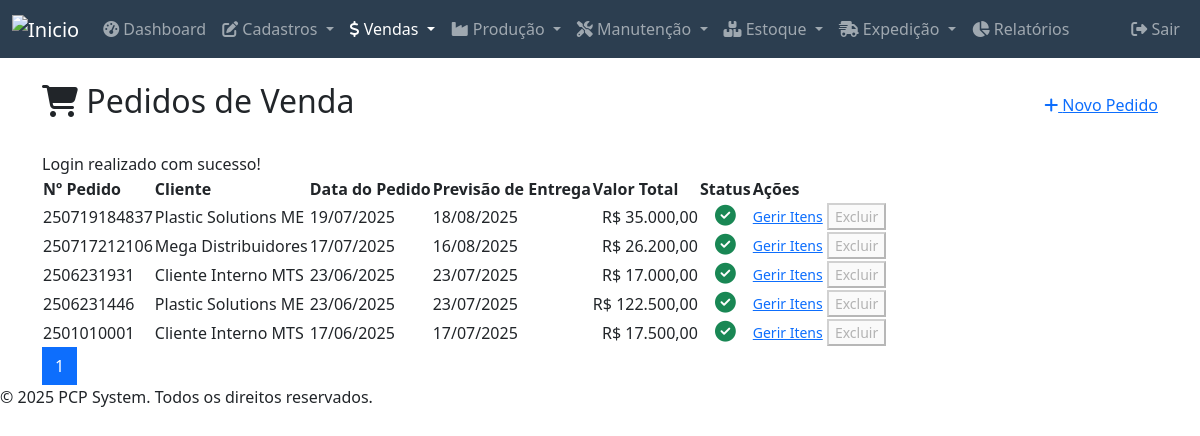
Page /modules/pedidos_venda/index.php (signed in) on the committed database.
### tables this page shows
CREATE TABLE `pedidos_venda` (
  `id` int(11) NOT NULL,
  `cliente_id` int(11) NOT NULL,
  `numero_pedido` varchar(50) DEFAULT NULL,
  `data_pedido` date NOT NULL,
  `data_previsao_entrega` date DEFAULT NULL,
  `data_entrega` datetime DEFAULT NULL,
  `status` enum('Aguardando Itens','Aguardando Aprovacao','Aprovado','Em Producao','Concluido','Cancelado') NOT NULL DEFAULT 'Aguardando Itens',
  `valor_total` decimal(10,2) NOT NULL DEFAULT 0.00,
  `observacoes` text DEFAULT NULL,
  `created_at` timestamp NOT NULL DEFAULT current_timestamp(),
  `updated_at` timestamp NOT NULL DEFAULT current_timestamp() ON UPDATE current_timestamp(),
  `deleted_at` datetime DEFAULT NULL
);

CREATE TABLE `fornecedores_clientes_lookup` (
  `id` int(11) NOT NULL,
  `nome` varchar(100) NOT NULL,
  `tipo` enum('fornecedor','cliente','ambos') DEFAULT 'fornecedor',
  `cnpj` varchar(18) DEFAULT NULL,
  `contato` varchar(100) DEFAULT NULL,
  `email` varchar(100) DEFAULT NULL,
  `telefone` varchar(20) DEFAULT NULL,
  `endereco` text DEFAULT NULL,
  `observacoes` text DEFAULT NULL,
  `deleted_at` datetime DEFAULT NULL
);

### public_html/modules/pedidos_venda/index.php (the view, shortened to what this page needs)
<?php
require_once __DIR__ . '/../../includes/header.php';
$conn = connectDB();
$items_per_page = 15;
$current_page = isset($_GET['page']) ? (int)$_GET['page'] : 1;
$offset = ($current_page - 1) * $items_per_page;
$total_items = $conn->query("SELECT COUNT(*) AS total FROM pedidos_venda WHERE deleted_at IS NULL")->fetch_assoc()['total'];
$total_pages = ceil($total_items / $items_per_page);
$sql = "SELECT pv.*, fc.nome as cliente_nome
        FROM pedidos_venda pv
        JOIN fornecedores_clientes_lookup fc ON pv.cliente_id = fc.id
        WHERE pv.deleted_at IS NULL
        ORDER BY pv.id DESC
        LIMIT ? OFFSET ?";
$pedidos = $conn->execute_query($sql, [$items_per_page, $offset])->fetch_all(MYSQLI_ASSOC);
?>
<div class="container mt-4">
    <div class="d-flex justify-content-between align-items-center mb-4">
        <h2><i class="fas fa-shopping-cart"></i> Pedidos de Venda</h2>
        <a href="adicionar.php" class="button add"><i class="fas fa-plus"></i> Novo Pedido</a>
    </div>
    <?php if (isset($_SESSION['message'])): ?>
    <div class="message <?php echo htmlspecialchars($_SESSION['message_type']); ?>">
        <?php echo $_SESSION['message']; ?>
    </div>
    <?php endif; ?>
    <table>
        <thead>
            <tr>
                <th>Nº Pedido</th>
                <th>Cliente</th>
                <th>Data do Pedido</th>
                <th>Previsão de Entrega</th>
                <th>Valor Total</th>
                <th>Status</th>
                <th>Ações</th>
            </tr>
        </thead>
        <tbody>
            <?php foreach ($pedidos as $pedido): ?>
                <tr>
                    <td><?php echo htmlspecialchars($pedido['numero_pedido']); ?></td>
                    <td><?php echo htmlspecialchars($pedido['cliente_nome']); ?></td>
                    <td><?php echo date('d/m/Y', strtotime($pedido['data_pedido'])); ?></td>
                    <td><?php echo $pedido['data_previsao_entrega'] ? date('d/m/Y', strtotime($pedido['data_previsao_entrega'])) : 'N/A'; ?></td>
                    <td class="text-end">R$ <?php echo number_format($pedido['valor_total'], 2, ',', '.'); ?></td>
                    <td class="text-center">
                        <?php
                        if ($pedido['status'] === 'Concluido') {
                            echo '<i class="fas fa-check-circle text-success" title="Concluído" style="font-size: 1.3em;"></i>';
                        } elseif ($pedido['status'] === 'Cancelado') {
                            echo '<i class="fas fa-times-circle text-danger" title="Cancelado" style="font-size: 1.3em;"></i>';
                        } elseif ($pedido['status'] === 'Aprovado') {
                            echo '<i class="fas fa-thumbs-up text-primary" title="Aprovado" style="font-size: 1.3em;"></i>';
                        } else {
                            echo '<span class="status-' . strtolower(str_replace(' ', '-', htmlspecialchars($pedido['status']))) . '">' . htmlspecialchars($pedido['status']) . '</span>';
                        }
                        ?>
                    </td>
                    <td>
                        <a href="editar.php?id=<?php echo $pedido['id']; ?>" class="button small">Gerir Itens</a>
                        <?php
                        $is_deletable = !in_array($pedido['status'], ['Concluido', 'Cancelado']);
                        ?>
                        <button class="button delete small" <?php echo $is_deletable ? '' : 'disabled'; ?> onclick="showDeleteModal('pedidos_venda', <?php echo $pedido['id']; ?>)">Excluir</button>
                    </td>
                </tr>
            <?php endforeach; ?>
        </tbody>
    </table>
    <div class="pagination">
        <?php for ($i = 1; $i <= $total_pages; $i++): ?>
            <a href="?page=<?php echo $i; ?>" class="page-link <?php echo ($i == $current_page) ? 'active' : ''; ?>"><?php echo $i; ?></a>
        <?php endfor; ?>
    </div>
</div>
<?php
require_once __DIR__ . '/../../includes/footer.php';
?>

### rows in the picture
pedidos_venda: numero_pedido "250719184837", fornecedores_clientes_lookup.nome "Plastic Solutions ME", data_pedido "19/07/2025", data_previsao_entrega "18/08/2025", valor_total "35.000,00", status "Concluido" (drawn)
pedidos_venda: numero_pedido "250717212106", fornecedores_clientes_lookup.nome "Mega Distribuidores", data_pedido "17/07/2025", data_previsao_entrega "16/08/2025", valor_total "26.200,00", status "Concluido" (drawn)
pedidos_venda: numero_pedido "2506231931", fornecedores_clientes_lookup.nome "Cliente Interno MTS", data_pedido "23/06/2025", data_previsao_entrega "23/07/2025", valor_total "17.000,00", status "Concluido" (drawn)
pedidos_venda: numero_pedido "2506231446", fornecedores_clientes_lookup.nome "Plastic Solutions ME", data_pedido "23/06/2025", data_previsao_entrega "23/07/2025", valor_total "122.500,00", status "Concluido" (drawn)
pedidos_venda: numero_pedido "2501010001", fornecedores_clientes_lookup.nome "Cliente Interno MTS", data_pedido "17/06/2025", data_previsao_entrega "17/07/2025", valor_total "17.500,00", status "Concluido" (drawn)

### other values in the picture
$_SESSION['message'] "Login realizado com sucesso!"
